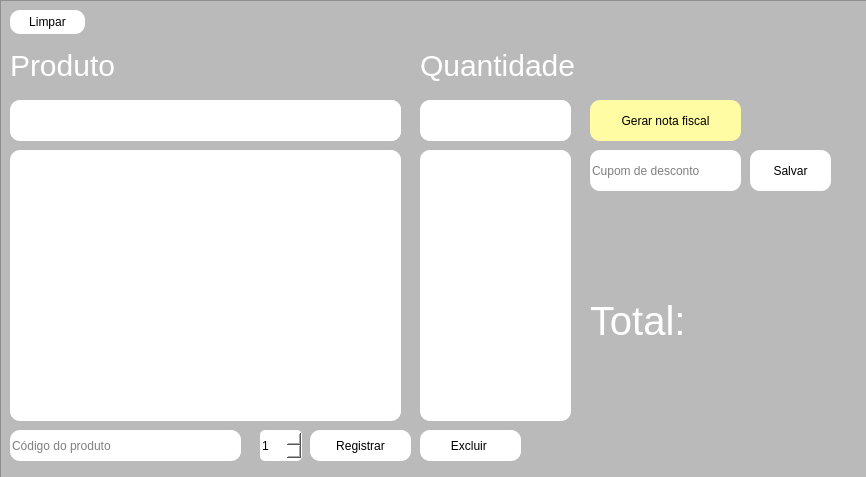
<?xml version="1.0" encoding="UTF-8"?>
<ui version="4.0">
 <class>MainWindow</class>
 <widget class="QMainWindow" name="MainWindow">
  <property name="geometry">
   <rect>
    <x>0</x>
    <y>0</y>
    <width>866</width>
    <height>477</height>
   </rect>
  </property>
  <property name="windowTitle">
   <string>Mercado</string>
  </property>
  <widget class="QWidget" name="centralwidget">
   <widget class="QFrame" name="frame">
    <property name="geometry">
     <rect>
      <x>0</x>
      <y>0</y>
      <width>881</width>
      <height>671</height>
     </rect>
    </property>
    <property name="cursor">
     <cursorShape>ArrowCursor</cursorShape>
    </property>
    <property name="styleSheet">
     <string notr="true">background-color: rgb(186, 186, 186);</string>
    </property>
    <property name="frameShape">
     <enum>QFrame::StyledPanel</enum>
    </property>
    <property name="frameShadow">
     <enum>QFrame::Raised</enum>
    </property>
    <widget class="QListWidget" name="products_list">
     <property name="geometry">
      <rect>
       <x>10</x>
       <y>150</y>
       <width>391</width>
       <height>271</height>
      </rect>
     </property>
     <property name="styleSheet">
      <string notr="true">color: black;
border-radius:10px;
background-color: rgb(255, 255, 255);</string>
     </property>
    </widget>
    <widget class="QLabel" name="total">
     <property name="geometry">
      <rect>
       <x>590</x>
       <y>290</y>
       <width>321</width>
       <height>61</height>
      </rect>
     </property>
     <property name="font">
      <font>
       <pointsize>-1</pointsize>
       <bold>false</bold>
       <underline>false</underline>
       <strikeout>false</strikeout>
      </font>
     </property>
     <property name="styleSheet">
      <string notr="true">font-size: 40px;
color: white;</string>
     </property>
     <property name="text">
      <string>Total:</string>
     </property>
    </widget>
    <widget class="QLineEdit" name="save_product">
     <property name="geometry">
      <rect>
       <x>10</x>
       <y>430</y>
       <width>231</width>
       <height>31</height>
      </rect>
     </property>
     <property name="styleSheet">
      <string notr="true">background-color: white;
color: black;
border-radius: 10px;</string>
     </property>
     <property name="inputMask">
      <string/>
     </property>
     <property name="text">
      <string/>
     </property>
     <property name="placeholderText">
      <string>Código do produto</string>
     </property>
     <property name="clearButtonEnabled">
      <bool>true</bool>
     </property>
    </widget>
    <widget class="QPushButton" name="register_button">
     <property name="geometry">
      <rect>
       <x>310</x>
       <y>430</y>
       <width>101</width>
       <height>31</height>
      </rect>
     </property>
     <property name="cursor">
      <cursorShape>PointingHandCursor</cursorShape>
     </property>
     <property name="styleSheet">
      <string notr="true">background-color: rgb(255, 255, 255);
border-radius: 10px;</string>
     </property>
     <property name="text">
      <string>Registrar</string>
     </property>
     <property name="shortcut">
      <string>Return</string>
     </property>
    </widget>
    <widget class="QSpinBox" name="product_amount">
     <property name="geometry">
      <rect>
       <x>260</x>
       <y>430</y>
       <width>42</width>
       <height>31</height>
      </rect>
     </property>
     <property name="mouseTracking">
      <bool>true</bool>
     </property>
     <property name="autoFillBackground">
      <bool>false</bool>
     </property>
     <property name="styleSheet">
      <string notr="true">background-color: white;
border-radius: 5px;</string>
     </property>
     <property name="wrapping">
      <bool>false</bool>
     </property>
     <property name="buttonSymbols">
      <enum>QAbstractSpinBox::UpDownArrows</enum>
     </property>
     <property name="suffix">
      <string/>
     </property>
     <property name="prefix">
      <string/>
     </property>
     <property name="minimum">
      <number>1</number>
     </property>
     <property name="maximum">
      <number>1000</number>
     </property>
    </widget>
    <widget class="QFrame" name="frame_2">
     <property name="geometry">
      <rect>
       <x>10</x>
       <y>100</y>
       <width>391</width>
       <height>41</height>
      </rect>
     </property>
     <property name="styleSheet">
      <string notr="true">background-color: white;
border-radius: 10px;</string>
     </property>
     <property name="frameShape">
      <enum>QFrame::StyledPanel</enum>
     </property>
     <property name="frameShadow">
      <enum>QFrame::Raised</enum>
     </property>
     <widget class="QLabel" name="product_name">
      <property name="geometry">
       <rect>
        <x>10</x>
        <y>0</y>
        <width>381</width>
        <height>41</height>
       </rect>
      </property>
      <property name="styleSheet">
       <string notr="true">font: 12pt &quot;Segoe UI&quot;;</string>
      </property>
      <property name="text">
       <string/>
      </property>
     </widget>
    </widget>
    <widget class="QPushButton" name="nfe_button">
     <property name="geometry">
      <rect>
       <x>590</x>
       <y>100</y>
       <width>151</width>
       <height>41</height>
      </rect>
     </property>
     <property name="cursor">
      <cursorShape>PointingHandCursor</cursorShape>
     </property>
     <property name="styleSheet">
      <string notr="true">background-color: rgb(255, 252, 164);
border-radius: 10px;</string>
     </property>
     <property name="text">
      <string>Gerar nota fiscal</string>
     </property>
    </widget>
    <widget class="QListWidget" name="products_list2">
     <property name="geometry">
      <rect>
       <x>420</x>
       <y>150</y>
       <width>151</width>
       <height>271</height>
      </rect>
     </property>
     <property name="styleSheet">
      <string notr="true">color: black;
border-radius:10px;
background-color: rgb(255, 255, 255);</string>
     </property>
     <property name="selectionMode">
      <enum>QAbstractItemView::NoSelection</enum>
     </property>
    </widget>
    <widget class="QLineEdit" name="discount_input">
     <property name="geometry">
      <rect>
       <x>590</x>
       <y>150</y>
       <width>151</width>
       <height>41</height>
      </rect>
     </property>
     <property name="styleSheet">
      <string notr="true">background-color: white;
color: black;
border-radius: 10px;</string>
     </property>
     <property name="inputMethodHints">
      <set>Qt::ImhNone</set>
     </property>
     <property name="inputMask">
      <string/>
     </property>
     <property name="placeholderText">
      <string>Cupom de desconto</string>
     </property>
     <property name="cursorMoveStyle">
      <enum>Qt::LogicalMoveStyle</enum>
     </property>
     <property name="clearButtonEnabled">
      <bool>true</bool>
     </property>
    </widget>
    <widget class="QPushButton" name="discount_button">
     <property name="geometry">
      <rect>
       <x>750</x>
       <y>150</y>
       <width>81</width>
       <height>41</height>
      </rect>
     </property>
     <property name="cursor">
      <cursorShape>PointingHandCursor</cursorShape>
     </property>
     <property name="styleSheet">
      <string notr="true">background-color: rgb(255, 255, 255);
border-radius: 10px;</string>
     </property>
     <property name="text">
      <string>Salvar</string>
     </property>
    </widget>
    <widget class="QPushButton" name="remove_button">
     <property name="geometry">
      <rect>
       <x>420</x>
       <y>430</y>
       <width>101</width>
       <height>31</height>
      </rect>
     </property>
     <property name="cursor">
      <cursorShape>PointingHandCursor</cursorShape>
     </property>
     <property name="styleSheet">
      <string notr="true">background-color: rgb(255, 255, 255);
border-radius: 10px;</string>
     </property>
     <property name="text">
      <string>Excluir </string>
     </property>
    </widget>
    <widget class="QFrame" name="frame_3">
     <property name="geometry">
      <rect>
       <x>420</x>
       <y>100</y>
       <width>151</width>
       <height>41</height>
      </rect>
     </property>
     <property name="styleSheet">
      <string notr="true">background-color: white;
border-radius: 10px;</string>
     </property>
     <property name="frameShape">
      <enum>QFrame::StyledPanel</enum>
     </property>
     <property name="frameShadow">
      <enum>QFrame::Raised</enum>
     </property>
     <widget class="QLabel" name="product_qtd">
      <property name="geometry">
       <rect>
        <x>20</x>
        <y>0</y>
        <width>131</width>
        <height>41</height>
       </rect>
      </property>
      <property name="styleSheet">
       <string notr="true">font: 12pt &quot;Segoe UI&quot;;</string>
      </property>
      <property name="text">
       <string/>
      </property>
     </widget>
    </widget>
    <widget class="QLabel" name="total_2">
     <property name="geometry">
      <rect>
       <x>10</x>
       <y>40</y>
       <width>151</width>
       <height>51</height>
      </rect>
     </property>
     <property name="font">
      <font>
       <pointsize>-1</pointsize>
       <bold>false</bold>
       <underline>false</underline>
       <strikeout>false</strikeout>
      </font>
     </property>
     <property name="styleSheet">
      <string notr="true">font-size: 30px;
color: white;</string>
     </property>
     <property name="text">
      <string>Produto</string>
     </property>
    </widget>
    <widget class="QLabel" name="total_3">
     <property name="geometry">
      <rect>
       <x>420</x>
       <y>40</y>
       <width>161</width>
       <height>51</height>
      </rect>
     </property>
     <property name="font">
      <font>
       <pointsize>-1</pointsize>
       <bold>false</bold>
       <underline>false</underline>
       <strikeout>false</strikeout>
      </font>
     </property>
     <property name="styleSheet">
      <string notr="true">font-size: 30px;
color: white;</string>
     </property>
     <property name="text">
      <string>Quantidade</string>
     </property>
    </widget>
    <widget class="QPushButton" name="github">
     <property name="geometry">
      <rect>
       <x>800</x>
       <y>420</y>
       <width>61</width>
       <height>51</height>
      </rect>
     </property>
     <property name="cursor">
      <cursorShape>PointingHandCursor</cursorShape>
     </property>
     <property name="styleSheet">
      <string notr="true">border-style: none;
image: url(:/newPrefix/github.png);
font-size: 20px;</string>
     </property>
     <property name="text">
      <string/>
     </property>
    </widget>
    <widget class="QPushButton" name="clear">
     <property name="geometry">
      <rect>
       <x>10</x>
       <y>10</y>
       <width>75</width>
       <height>24</height>
      </rect>
     </property>
     <property name="styleSheet">
      <string notr="true">background-color: rgb(255, 255, 255);
border-radius: 10px;</string>
     </property>
     <property name="text">
      <string>Limpar</string>
     </property>
    </widget>
   </widget>
  </widget>
  <widget class="QMenuBar" name="menubar">
   <property name="geometry">
    <rect>
     <x>0</x>
     <y>0</y>
     <width>866</width>
     <height>22</height>
    </rect>
   </property>
  </widget>
 </widget>
 <resources>
  <include location="a.qrc"/>
 </resources>
 <connections/>
</ui>
